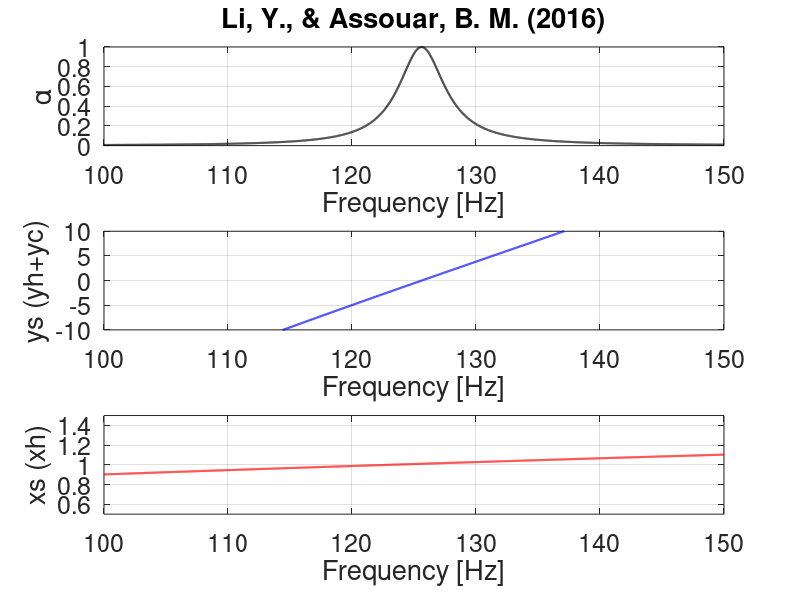

This figure's MATLAB source:
% https://github.com/augucarv
%
% This code implements the following paper: 
% 
% Li, Y., & Assouar, B. M. (2016). Acoustic metasurface-based perfect 
% absorber with deep subwavelength thickness. Applied Physics Letters, 
% 108(6), 063502.
% _________________________________________________________________________

clear all
close all

%% Geometric parameters [mm] ([mm^2] to S)

d = 3.5e-3;                                                                 % Pore diameter
t = 0.2e-3;                                                                 % Surface thickness
a = 100e-3;                                                                 % UC size
w = 12e-3;                                                                  % Gap between spiral walls
b = 1e-3;                                                                   % Thickness of spiral walls
S = a^2;                                                                    % Cross-sectional area of UC
S_l = w^2;
leff = 635e-3;

%% Frequency domain and fluid parameters

f = 100:0.01:150;
omega = 2*pi.*f;
rho0 = 1.21;                                                                % Air density [kg/m^3]
c0 = 343;                                                                   % Sound speed in air [m/s]                                                                % Velocidade do som no ar [m/s]
z0 = rho0*c0;                                                               % Impedance of air [Rayls]
ni = 1.56e-5;                                                               % Dynamic viscosity [Pa.s]
dv = sqrt(2*ni./(rho0*omega));

%% Theoretical model

K = (d/2).*sqrt(omega./ni);
p = (pi*d^2)/(4*S);
xh = ((32*ni*t./(p*c0*d^2)).*(sqrt(1+(K.^2/32))+(sqrt(2)*K*d)/(8*t)));
yh = ((omega.*t/(p*c0)).*(1+1./sqrt(9+0.5*K.^2)+0.85*(d/t)));
yc = ((-(S/S_l).*cot(omega.*leff/c0)));
alpha = 4*xh./((1+xh).^2 + (yh+yc).^2);

%% Plot

figure()
subplot(3,1,1)
plot(f,alpha,'k','linewidth',1.5)
xlim([min(f) max(f)])
ylim([0 1])
grid on
set(gca,'fontsize',18)
xlabel('Frequency [Hz]')
ylabel('\alpha')
title('Li, Y., & Assouar, B. M. (2016)')
subplot(3,1,2)
plot(f,yh+yc,'b','linewidth',1.5)
xlim([min(f) max(f)])
ylim([-10 10])
grid on
set(gca,'fontsize',18)
xlabel('Frequency [Hz]')
ylabel('ys (yh+yc)')
subplot(3,1,3)
plot(f,xh,'r','linewidth',1.5)
xlim([min(f) max(f)])
ylim([0.5 1.5])
grid on
set(gca,'fontsize',18)
xlabel('Frequency [Hz]')
ylabel('xs (xh)')
